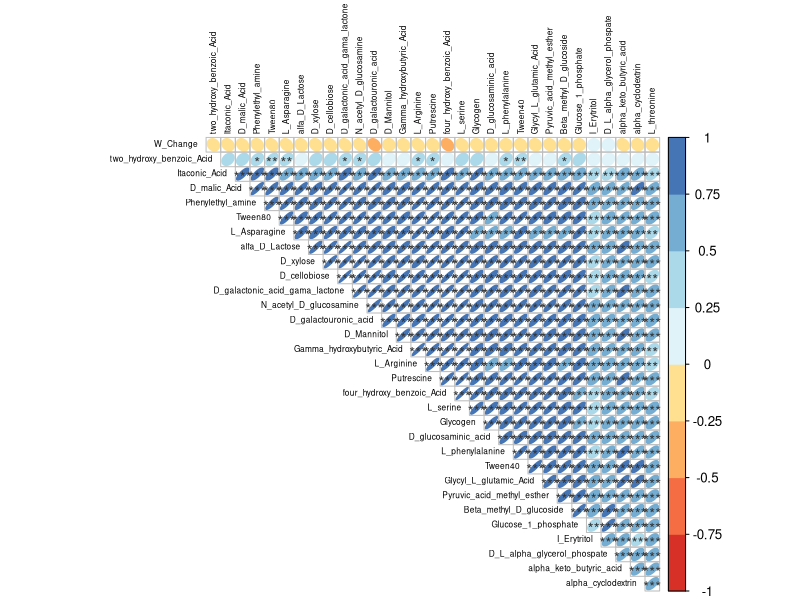
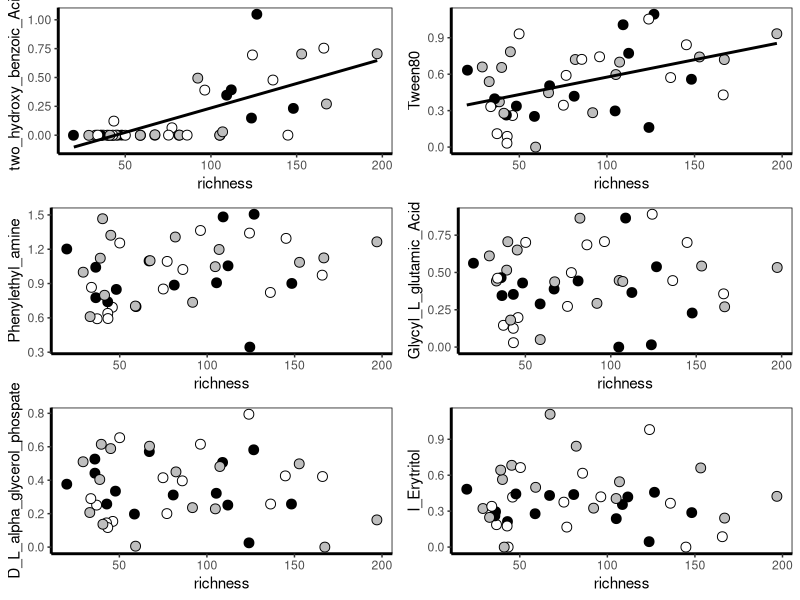
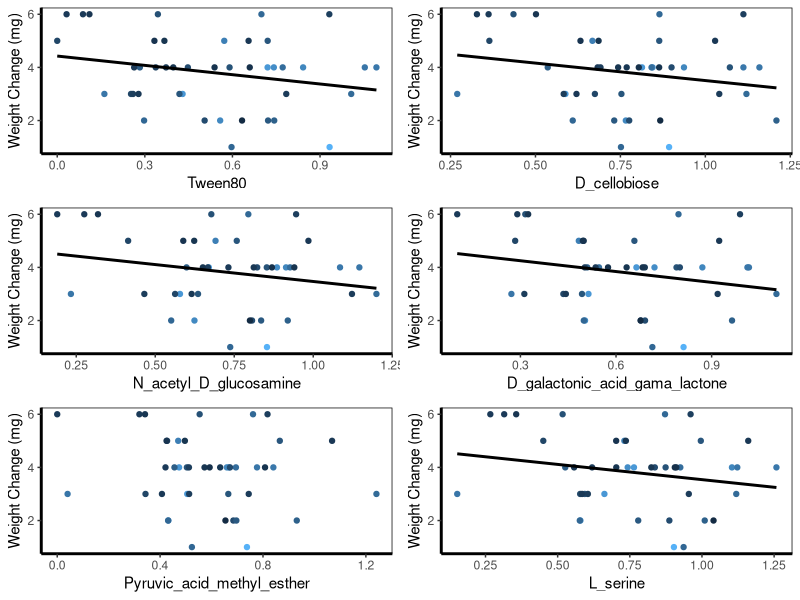

The R script that drew these images, in order: (Note: this script raises an error after producing the figures.)
#title: "Fig3_Function_correlogram.R"
#author: "Dr CG"
#date:"7/7/2025"

# Description:
# This script generates Figure 3 and performs the associated statistical tests. 
# Additionally, it generates individual plots for supplementary material:
# * individual BEF plots to explore each relationships, featured in Fig S3, and
# * individual narrow function-broad function relationships, featuerd in Fig4. 

# SETUP (same set up as in Fig2_BEF_estimates_narrow.R)
## Load libraries
library(dplyr)
library(ggplot2)
library(gridExtra)
library(corrplot)
library(RColorBrewer)
library(car)

## set saving parameters
OUTPATH=paste(getwd(), "/output_tables", sep='')
date=Sys.Date()

## Set plotting parameters
Theme=theme_classic(base_size=11, base_family="Helvetica") +
  theme(axis.line = element_line(linewidth = 1, colour = "black", linetype = "solid")) +
  theme(plot.title = element_text(size = 12))+ theme(panel.border=element_rect(fill=NA))
Theme2=Theme+ theme(legend.position="none") + theme(panel.border=element_rect(fill=NA))

## Load tables 
meta.div=read.table('output_tables/MetaDiv_table_DegExp2025-04-01.txt', header=TRUE)
weight.table=read.table('input_data/DegExp_WeightChange_data_raw.txt', header=TRUE)
Plate.table=read.table('input_data/Plate.table.full.txt', header=TRUE)

## Edit tables
### sampleid column to identify samples uniquely
weight.table$Sampleid=weight.table$Tube_name
### dilution as continuous (1:5) using the column meta.table$dilution
weight.table$dilution1=factor(weight.table$dilution, levels=c('5', '4', '3', '2', '1')) # as factor
### create a Description column that corresponds to the div.table and meta.table
weight.table$Description=paste(weight.table$dilution, weight.table$Series, weight.table$Rep, sep='_')
### dilution factors for each tube
weight.table$dilution.factor=weight.table$dilution # as continuous but calculating the dilution factor:
weight.table[which(weight.table$dilution.factor==1),13]=10^-4
weight.table[which(weight.table$dilution.factor==2),13]=10^-3
weight.table[which(weight.table$dilution.factor==3),13]=10^-2
weight.table[which(weight.table$dilution.factor==4),13]=10^-1
weight.table[which(weight.table$dilution.factor==5),13]=1
### convert g to mg
weight.table$W_Change_mg=1000*weight.table$W_Change
### Edit Ecoplate tables
Plate.table$Sampleid=Plate.table$Sample
Plate.table$Series=as.character(Plate.table$Series)
Plate.table[(Plate.table<=0.00001)]=0

## Merge datasets
pre=meta.div[which(meta.div$dataset=='pre'),]

## Separate dataset
fun.table.pre=left_join(pre, Plate.table, by=c('Sampleid'))
fun.table.pre2=inner_join(fun.table.pre, weight.table[which(weight.table$dataset=='pre'),], by=c('Sampleid'))

# PLOTS
## 1. Correlogram
### select function columns
fun.table.pre3=fun.table.pre2[,c(20:50, 61)] # all functions
fun.table.pre3b=fun.table.pre2[,c(29, 33,34,37,43, 61)] # select functions
fun.table.pre4=fun.table.pre3[-44,] #revove row with NAs
### calculate correlation matrix
Matrix.funct.pre=cor(fun.table.pre4)
### evaluate significance
testRes.pre = cor.mtest(fun.table.pre4, conf.level = 0.95)

corrplot(Matrix.funct.pre, method='ellipse', type='upper',
         col=brewer.pal(n=8, name='RdYlBu'), 
         tl.cex=0.5, tl.col='black', order='hclust',
         p.mat=testRes.pre$p, sig.level = c(0.001, 0.01, 0.05), pch.cex = 0.9,
         insig = 'label_sig', pch.col = 'grey20', 
         diag=FALSE)

## 2. Individual BEF plots
### set up the line to match the figure 
p.pre1=ggplot(fun.table.pre2, aes(richness, two_hydroxy_benzoic_Acid)) + 
  geom_jitter(color='black',shape=21, size=3, aes(fill=factor(series))) + 
  Theme2 + geom_smooth(method='lm', se=FALSE, color='black') +
  scale_fill_manual(values=c('black', 'grey', 'white'))
p.pre2=ggplot(fun.table.pre2, aes(richness, Tween80)) + 
  geom_jitter(color='black',shape=21, size=3, aes(fill=factor(series))) + 
  Theme2 + geom_smooth(method='lm', se=FALSE, color='black')+
  scale_fill_manual(values=c('black', 'grey', 'white'))
p.pre3=ggplot(fun.table.pre2, aes(richness, Phenylethyl_amine)) + 
  geom_jitter(color='black',shape=21, size=3, aes(fill=factor(series))) + 
  Theme2 + #geom_smooth(method='lm', se=FALSE, color='black')+
  scale_fill_manual(values=c('black', 'grey', 'white'))
p.pre4=ggplot(fun.table.pre2, aes(richness, Glycyl_L_glutamic_Acid)) + 
  geom_jitter(color='black',shape=21, size=3, aes(fill=factor(series))) + 
  Theme2 + #geom_smooth(method='lm', se=FALSE, color='black')+
  scale_fill_manual(values=c('black', 'grey', 'white'))
p.pre5=ggplot(fun.table.pre2, aes(richness, D_L_alpha_glycerol_phospate)) + 
  geom_jitter(color='black',shape=21, size=3, aes(fill=factor(series))) + 
  Theme2 + #geom_smooth(method='lm', se=FALSE, color='black')+
  scale_fill_manual(values=c('black', 'grey', 'white'))
p.pre6=ggplot(fun.table.pre2, aes(richness, I_Erytritol)) + 
  geom_jitter(color='black',shape=21, size=3, aes(fill=factor(series))) + 
  Theme2 + #geom_smooth(method='lm', se=FALSE, color='black')+
  scale_fill_manual(values=c('black', 'grey', 'white'))
prefunct.plots=arrangeGrob(p.pre1,p.pre2,p.pre3,p.pre4,p.pre5,p.pre6,ncol=2)
plot(prefunct.plots)

## 3. Narrow function - broad function relationships
p.prevs1=ggplot(fun.table.pre2, aes(x=Tween80, y=W_Change_mg, color=richness)) + 
  geom_point() + Theme2+ geom_smooth(method='lm', se=FALSE, col='black') +
  labs(y='Weight Change (mg)')
p.prevs2=ggplot(fun.table.pre2, aes(x=D_cellobiose, y=W_Change_mg, color=richness)) + 
  geom_point() + Theme2+ geom_smooth(method='lm', se=FALSE, col='black')+
  labs(y='Weight Change (mg)')
p.prevs3=ggplot(fun.table.pre2, aes(x=N_acetyl_D_glucosamine, y=W_Change_mg, color=richness)) + 
  geom_point() + Theme2+ geom_smooth(method='lm', se=FALSE, col='black')+
  labs(y='Weight Change (mg)')
p.prevs4=ggplot(fun.table.pre2, aes(x=D_galactonic_acid_gama_lactone, y=W_Change_mg, color=richness)) + 
  geom_point() + Theme2+ geom_smooth(method='lm', se=FALSE, col='black')+
  labs(y='Weight Change (mg)')

p.prevs5=ggplot(fun.table.pre2, aes(x=Pyruvic_acid_methyl_esther, y=W_Change_mg, color=richness)) + 
  geom_point() + Theme2 + #+ geom_smooth(method='lm', se=FALSE)+
  labs(y='Weight Change (mg)')
p.prevs6=ggplot(fun.table.pre2, aes(x=L_serine, y=W_Change_mg, color=richness)) + 
  geom_point() + Theme2+ geom_smooth(method='lm', se=FALSE, col='black')+
  labs(y='Weight Change (mg)')
p.prevs.plots=arrangeGrob(p.prevs1,p.prevs2,p.prevs3, p.prevs4,p.prevs5,p.prevs6, ncol=2)
plot(p.prevs.plots)

# STATISTICS
# this model tests the significance of narrow function - broad function relationships
names.functvs.pre=model.results.funct.pre$Function_name
model.results.functvs.pre=c()

for (i in 1:length(names.functvs.pre)) {
  funct1=names.functvs.pre[i]
  # linear generalized models
  mod.glm.vs=glm(W_Change_mg~get(funct1), data=fun.table.pre2)
  # evaluate models with summary
  mod.vs.summary=summary(mod.glm.vs)
  mod.vs.Anova=Anova(mod.glm.vs)
  mod.select.table=c(functionN=(names.functvs.pre[i]),
                     mod.vs.summary$coefficients[1,],
                     mod.vs.summary$coefficients[2,],
                     Chisq=mod.vs.Anova[1],
                     df=mod.vs.Anova[2],
                     pval=mod.vs.Anova[3])
  
  model.results.functvs.pre=rbind(mod.select.table, model.results.functvs.pre)
}
model.results.functvs.pre
rownames(model.results.functvs.pre)=model.results.functvs.pre[,1]
model.results.functvs.pre=data.frame(model.results.functvs.pre)
colnames(model.results.functvs.pre)=c('Function_name', 'Intercept_estimate', 'Intercept_stde', 'Intercept_tval', 'Intercept_pval', 'slope_estimate', 'slope_stde', 'slope_tval', 'slope_pval', 'Chisq', 'df', 'pval')
model.results.functvs.pre$adj.p=p.adjust(model.results.functvs.pre$pval, method='BH')
model.results.functvs.pre = apply(model.results.functvs.pre, 2, as.character)
# save the outputs
model.results.functvs.path = paste(OUTPATH, '/glmm_functvs', date,'.txt', sep='')
write.table(model.results.functvs,  model.results.functvs.path, sep="\t")
